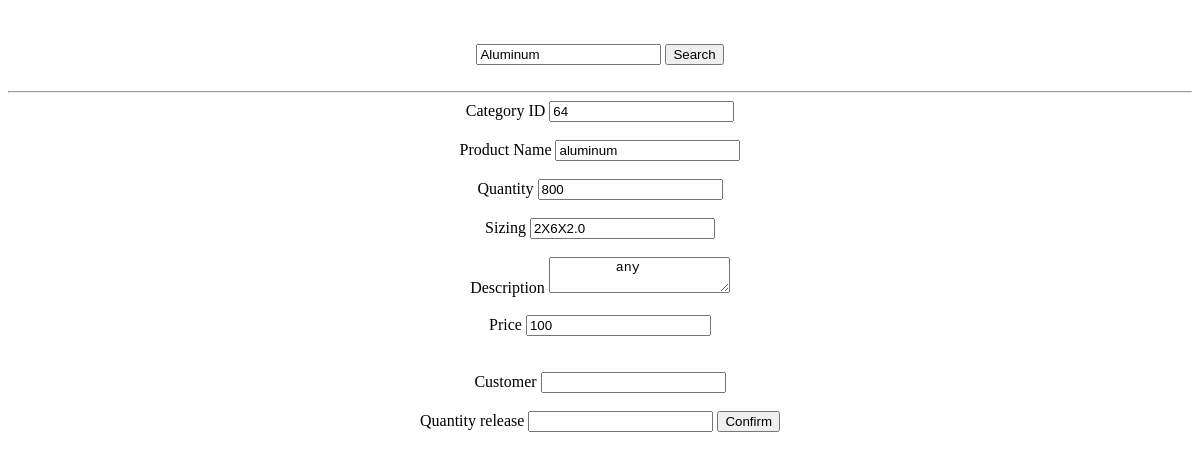
Page /product_d.php?pr_id=Aluminum on the earlier database version.
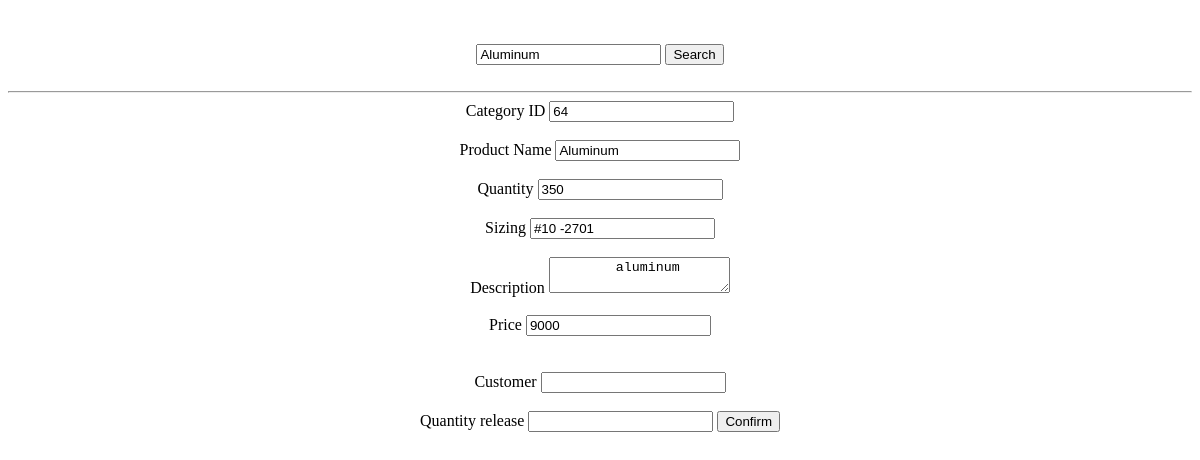
Same page on the later database version.
### tables this page shows
CREATE TABLE `stock` (
  `id` int(11) NOT NULL,
  `product_id` varchar(50) NOT NULL,
  `category_id` int(11) NOT NULL,
  `product_name` varchar(50) NOT NULL,
  `qty` int(11) NOT NULL,
  `sizing` varchar(50) NOT NULL,
  `description` text NOT NULL,
  `prc` int(11) NOT NULL,
  `image_url` varchar(50) NOT NULL
);

### product_d.php (the view, shortened to what this page needs)
<!DOCTYPE html>
<html>
<head>
</head>
<body>
<center>
<br>
<br>
<form action="" method="GET">
<input type="text" name="pr_id" placeholder="Enter product " value="<?php if(isset($_GET['pr_id'])){ echo $_GET['pr_id']; }   ?>">
<button>Search</button>
<br>
<br>
<hr>
<?php
include 'database/db.php';
if(isset($_GET['pr_id'])){
	$pr_id = $_GET['pr_id'];
	$query = "SELECT * FROM `stock` WHERE product_name='$pr_id'";
	$q_run = mysqli_query($conn, $query);
	if(mysqli_num_rows($q_run)>0)
	{
		foreach($q_run as $row)
		{
			?>
			<label>Category ID</label>
<input type="text" name="category" value="<?= $row ['category_id'] ?>" readonly>
<br>
<br>
<label>Product Name</label>
<input type="text" name="name" value="<?= $row ['product_name'] ?>" readonly>
<br>
<br>
<label>Quantity</label>
<input type="text" name="qty" value="<?= $row ['qty'] ?>" readonly>
<br>
<br>
<label>Sizing</label>
<input type="text" name="size" value="<?= $row ['sizing'] ?>" readonly>
<br>
<br>
<label>Description</label>
<textarea value="<?= $row ['description'] ?>" readonly>
	<?php echo $row['description']; ?>
</textarea>
<br>
<br>
<label>Price</label>
<input type="text" name="price" value="<?= $row ['prc'] ?>" readonly>
<?php
		}
	}else{
		echo "No record found";
	}
}
?>
</form>
<br><br>
<form action="" method="POST">
<label>Customer</label>
<input type="text" name="customer"><br><br>
<label>Quantity release</label>
<input type="text" name="release">
<button type="submit"> Confirm </button>
</form>
</center>
</body>
</html>

Differences in the rows shown:
removed stock: category "64", name "aluminum", qty "800", size "2X6X2.0", description "any", price "100"
added stock: category "64", name "Aluminum", qty "350", size "#10 -2701", description "aluminum", price "9000"
